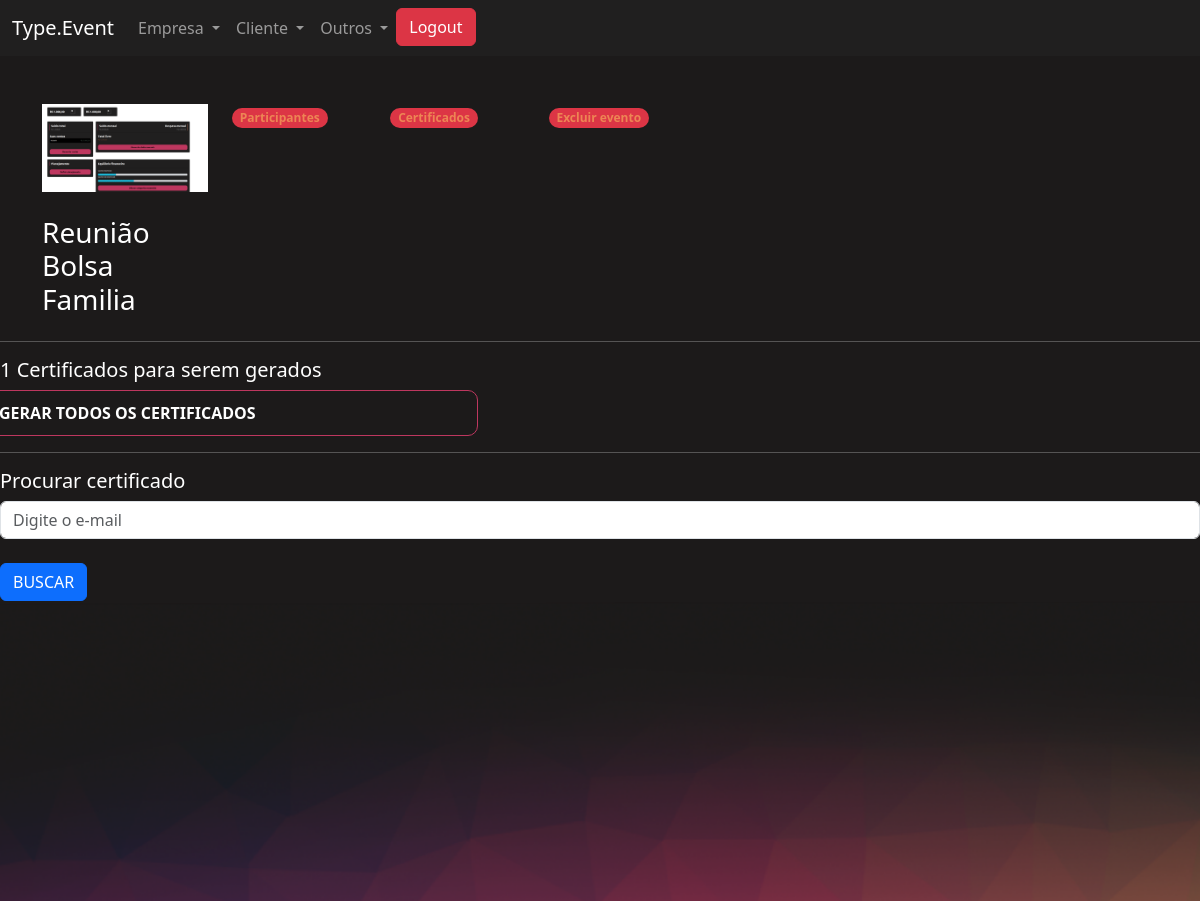
The app's page /eventos/certificados_evento/9/ (signed in) with its own data.
### eventos/models.py (models this page shows, shortened)
class Evento(models.Model):
    criador = models.ForeignKey(User, on_delete=models.DO_NOTHING, null=True, blank=True)
    nome = models.CharField(max_length=200)
    descricao = models.TextField()
    data_inicio = models.DateField()
    data_termino = models.DateField()
    carga_horaria = models.IntegerField()
    logo = models.ImageField(upload_to="logos")
    participantes = models.ManyToManyField(User, related_name="evento_participante", null=True, blank=True)
    cor_principal = models.CharField(max_length=7)
    cor_secundaria = models.CharField(max_length=7)
    cor_fundo = models.CharField(max_length=7)

### eventos/views.py (the view)
# urls.py: path('certificados_evento/<int:id>/', views.certificados_evento, name="certificados_evento"),
def certificados_evento(request, id):
    evento = get_object_or_404(Evento, id=id)
    if not evento.criador == request.user:
        raise Http404('Esse evento não possui ao usuário logado.')
    if request.method == "GET":
        qtd_certificados = evento.participantes.all().count() - Certificado.objects.filter(evento=evento).count()
        return render(request, 'certificados_evento.html', {'qtd_certificados': qtd_certificados, 'evento': evento})

### eventos/templates/certificados_evento.html (shortened to what this page needs)
{% extends "bases/base_evento.html" %}
{% load static %}
{% block 'importacoes' %}
    <link href="{% static 'evento/css/gerenciar_evento.css' %}" rel="stylesheet">
{% endblock %}
{% block 'conteudo' %}
    <div class="container">
        <br>
        <br>
        <div class="row">
            <div class="col-md-2">
                <img width="100%" src="/media/{{evento.logo}}">
                <br>
                <br>
                <h3>{{evento.nome}}</h3>
            </div>
            <div class="col-md">
                <div class="row">
                    <div class="col-md-2">
                        <span class="badge rounded-pill text-bg-danger"><a class="link" href="{% url 'participantes_evento' evento.id %}">Participantes</a></span>
                    </div>
                    <div class="col-md-2">
                        <span class="badge rounded-pill text-bg-danger"><a class="link" href="{% url 'certificados_evento' evento.id %}">Certificados</a></span>
                    </div>
					<div class="col-md-2">
						<span class="badge rounded-pill text-bg-danger"><a class="link" href="#">Excluir evento</a></span>
					</div>
                </div>
                </div>
            </div>
        </div>
        <hr>
        <div class="row">
            <h5>{{qtd_certificados}} Certificados para serem gerados</h5>
            {% if qtd_certificados > 0 %}
                <a href="{% url 'gerar_certificado' evento.id %}" class="btn-principal link" style="width: 40%">GERAR TODOS OS CERTIFICADOS</a>
            {% endif %}
        </div>
        <hr>
        <div class="row">
            <h5>Procurar certificado</h5>
            <br>
            <form action="{% url 'procurar_certificado' evento.id %}" method="POST">
                <input type="email" class="form-control" placeholder="Digite o e-mail" name="email">{% csrf_token %}
                <br>
                <input type="submit" value="BUSCAR" class="btn btn-primary">
            </form>
        </div>
    </div>
{% endblock %}

### templates/static/geral/css/base.css (style rules this page uses)
body { color: white !important; }
:root { --main-color: #201F1F; --dark-color: #1C1A1A; --contrast-color: #BE375F; --differential-color: #ED8554; }

### templates/static/evento/css/evento.css (style rules this page uses)
body { background-color: #1C1A1A; }

### templates/static/usuarios/css/usuarios.css (style rules this page uses)
.link { color: var(--differential-color); text-decoration: none; }
.btn-principal { background-color: transparent; border: 1px solid var(--contrast-color); color: white; padding: 10px; border-radius: 10px; font-weight: bold; }

### records on screen
Evento: logo (picture), nome "Reunião Bolsa Familia"

### other values on screen
{{ qtd_certificados }} "1"
